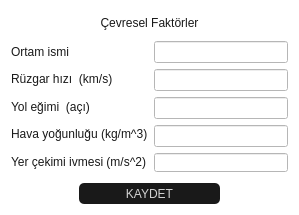
<?xml version="1.0" encoding="UTF-8"?>
<ui version="4.0">
 <class>Cevre</class>
 <widget class="QDialog" name="Cevre">
  <property name="geometry">
   <rect>
    <x>0</x>
    <y>0</y>
    <width>299</width>
    <height>215</height>
   </rect>
  </property>
  <property name="minimumSize">
   <size>
    <width>299</width>
    <height>215</height>
   </size>
  </property>
  <property name="maximumSize">
   <size>
    <width>299</width>
    <height>215</height>
   </size>
  </property>
  <property name="windowTitle">
   <string>Çevre</string>
  </property>
  <property name="windowIcon">
   <iconset resource="../../icons/widgets.qrc">
    <normaloff>:/icons/road.jpg</normaloff>:/icons/road.jpg</iconset>
  </property>
  <property name="styleSheet">
   <string notr="true">font: 700 11px &quot;Segoe UI&quot;;
color:rgb(25,25,25);
background-color: rgb(255, 255, 255);</string>
  </property>
  <layout class="QVBoxLayout" name="verticalLayout_9">
   <item>
    <layout class="QVBoxLayout" name="verticalLayout_8">
     <item>
      <widget class="QLabel" name="label_6">
       <property name="styleSheet">
        <string notr="true">font: 700 14pt &quot;Segoe UI&quot;;</string>
       </property>
       <property name="text">
        <string>Çevresel Faktörler</string>
       </property>
       <property name="alignment">
        <set>Qt::AlignCenter</set>
       </property>
      </widget>
     </item>
     <item>
      <layout class="QHBoxLayout" name="horizontalLayout">
       <item>
        <layout class="QVBoxLayout" name="verticalLayout_2">
         <item>
          <widget class="QLabel" name="label_8">
           <property name="sizePolicy">
            <sizepolicy hsizetype="Preferred" vsizetype="Preferred">
             <horstretch>0</horstretch>
             <verstretch>0</verstretch>
            </sizepolicy>
           </property>
           <property name="minimumSize">
            <size>
             <width>120</width>
             <height>0</height>
            </size>
           </property>
           <property name="styleSheet">
            <string notr="true">height:13px;</string>
           </property>
           <property name="text">
            <string>Ortam ismi</string>
           </property>
          </widget>
         </item>
         <item>
          <widget class="QLabel" name="label">
           <property name="sizePolicy">
            <sizepolicy hsizetype="Preferred" vsizetype="Preferred">
             <horstretch>0</horstretch>
             <verstretch>0</verstretch>
            </sizepolicy>
           </property>
           <property name="minimumSize">
            <size>
             <width>120</width>
             <height>0</height>
            </size>
           </property>
           <property name="text">
            <string>Rüzgar hızı  (km/s)</string>
           </property>
          </widget>
         </item>
         <item>
          <widget class="QLabel" name="label_2">
           <property name="minimumSize">
            <size>
             <width>120</width>
             <height>0</height>
            </size>
           </property>
           <property name="text">
            <string>Yol eğimi  (açı)</string>
           </property>
          </widget>
         </item>
         <item>
          <widget class="QLabel" name="label_3">
           <property name="minimumSize">
            <size>
             <width>120</width>
             <height>0</height>
            </size>
           </property>
           <property name="text">
            <string>Hava yoğunluğu (kg/m^3)</string>
           </property>
          </widget>
         </item>
         <item>
          <widget class="QLabel" name="label_4">
           <property name="minimumSize">
            <size>
             <width>120</width>
             <height>0</height>
            </size>
           </property>
           <property name="text">
            <string>Yer çekimi ivmesi (m/s^2)</string>
           </property>
          </widget>
         </item>
        </layout>
       </item>
       <item>
        <layout class="QVBoxLayout" name="verticalLayout">
         <item>
          <widget class="QLineEdit" name="cevre_isim"/>
         </item>
         <item>
          <widget class="QLineEdit" name="ruzgar_hizi"/>
         </item>
         <item>
          <widget class="QLineEdit" name="yol_egimi"/>
         </item>
         <item>
          <widget class="QLineEdit" name="hava_yogunlugu"/>
         </item>
         <item>
          <widget class="QLineEdit" name="yercekimi">
           <property name="styleSheet">
            <string notr="true">height:13px;</string>
           </property>
          </widget>
         </item>
        </layout>
       </item>
      </layout>
     </item>
     <item>
      <widget class="QFrame" name="frame">
       <property name="frameShape">
        <enum>QFrame::NoFrame</enum>
       </property>
       <property name="frameShadow">
        <enum>QFrame::Plain</enum>
       </property>
       <layout class="QHBoxLayout" name="horizontalLayout_4">
        <property name="topMargin">
         <number>5</number>
        </property>
        <property name="bottomMargin">
         <number>0</number>
        </property>
        <item>
         <widget class="QPushButton" name="ortam_kaydet">
          <property name="minimumSize">
           <size>
            <width>141</width>
            <height>21</height>
           </size>
          </property>
          <property name="maximumSize">
           <size>
            <width>141</width>
            <height>21</height>
           </size>
          </property>
          <property name="cursor">
           <cursorShape>PointingHandCursor</cursorShape>
          </property>
          <property name="contextMenuPolicy">
           <enum>Qt::NoContextMenu</enum>
          </property>
          <property name="styleSheet">
           <string notr="true">QPushButton{
border-radius:5px;
font: 700 11px &quot;Segoe UI&quot;;
color:rgb(210,210,210);
background-color: rgb(25,25,25);
}
QPushButton:hover {
color:rgb(9, 9, 9);
background-color:rgb(239, 239, 239);
}
QPushButton:pressed {
color:rgb(9, 9, 9);
}</string>
          </property>
          <property name="text">
           <string>KAYDET</string>
          </property>
         </widget>
        </item>
       </layout>
      </widget>
     </item>
    </layout>
   </item>
  </layout>
 </widget>
 <resources>
  <include location="../../icons/widgets.qrc"/>
 </resources>
 <connections/>
</ui>
